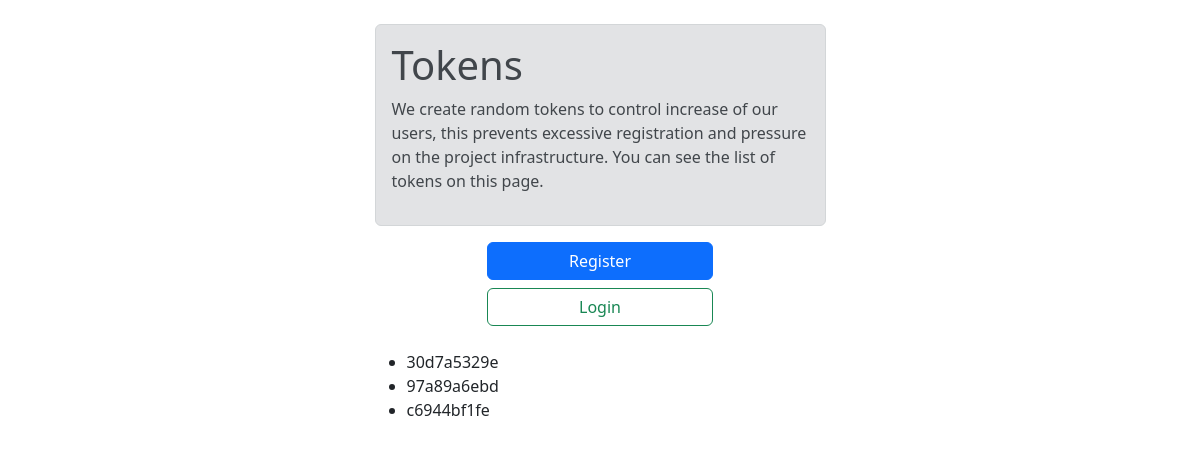
The app's page /at, older data.
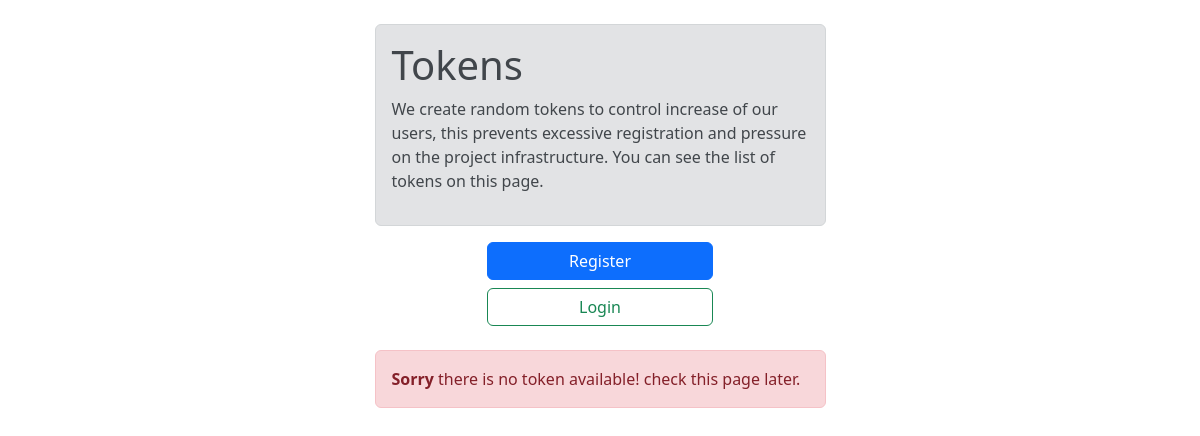
The same page, newer data.
### access_token/models.py (models this page shows)
class AccessToken(models.Model):
    access_token = models.CharField(max_length=128, verbose_name="Access Token", null=False, blank=False,
                                    help_text='unique number who belongs to one person')
    representative = models.ForeignKey(User, on_delete=models.CASCADE,
                                       help_text="That user whom created this after deposit confirm",
                                       related_name='representative_id')
    user = models.ForeignKey(User, on_delete=models.CASCADE, help_text="user registered with this token", null=True,
                             blank=True)
    is_used = models.BooleanField(default=False, help_text='user used this token to register')
    by_superuser = models.BooleanField(default=False, verbose_name='Create by admin',
                                       help_text="Admin (superuser) Created this token manually")
    date = models.DateTimeField(verbose_name="Date", auto_now_add=True, null=True)
    objects = AccessTokenManager()
    def __str__(self):
        return self.access_token

### access_token/views.py (the view)
# urls.py: path('at', at, name='at'),
def at(request):
    at_list = AccessToken.objects.filter(by_superuser=True, is_used=False)
    print(at_list)
    context = {
        'at_list': at_list,
    }
    return render(request, 'at/at.html', context)

### templates/at/at.html (shortened to what this page needs)
{% load static %}
<!DOCTYPE html>
<html lang="en">
<head>
    <link rel="stylesheet" href="{% static 'css/bootstrap.css' %}">
</head>
<body>
<div class="container">
    <div class="row justify-content-md-center">
        <div class="col col-lg-2"></div>
        <div class="col-md-5">
            <br>
            <div class="alert alert-secondary" role="alert">
                <h1 class="alert-heading">Tokens</h1>
                <p>We create random tokens to control increase of our users, this prevents
                    excessive registration and pressure on the project infrastructure. You can see the list of tokens on
                    this page.</p>
            </div>
            {% if request.user.is_superuser %}
                <div class="d-grid gap-2 col-6 mx-auto">
                    <a href="thisispanelarea/" class="btn btn-success" type="button">Admin</a>
                </div>
            {% elif not request.user.is_authenticated %}
                <div class="d-grid gap-2 col-6 mx-auto">
                    <a href="{% url 'users:signup' %}" class="btn btn-primary" type="button">Register</a>
                    <a href="{% url 'users:login' %}" class="btn btn-outline-success" type="button">Login</a>
                </div>
            {% else %}
                <div class="d-grid gap-2 col-6 mx-auto">
                    <a href="{% url 'home' %}" class="btn btn-primary" type="button">Home</a>
                    <a href="{% url 'financial:deposit' %}" class="btn btn-outline-success" type="button">Deposit</a>
                </div>
            {% endif %}
            <br>
            {% if at_list %}
                <ul>
                    {% for at in at_list %}
                        <li>{{ at.access_token }}</li>
                    {% endfor %}
                </ul>
            {% else %}
                <div class="alert alert-danger">
                    <strong>Sorry</strong> there is no token available! check this page later.
                </div>
            {% endif %}
        </div>
        <div class="col col-lg-2"></div>
    </div>
</div>
</body>
</html>

Row changes from the older to the newer data that the page shows:
removed AccessToken: access_token "30d7a5329e"
removed AccessToken: access_token "97a89a6ebd"
removed AccessToken: access_token "c6944bf1fe"
Text that changed along with them:
text now shown: "Sorry there is no token available! check this page later."
